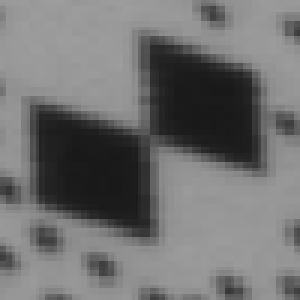
%> input picture XML_Files/temp/136.PNG, 100 x 100 px (shown 3 times larger)
$ octave detectcorners.m   (GNU Octave 9; MATLAB toolbox functions it lacks are replaced by stand-ins)
%> lines starting %> are read from the running program, lines starting %| are printed output that depends on the picture
%> further down, image is the input picture: size 100x100x3 uint8; min 24, max 157, mean 112.5
### functions/Xcorner_estimator.m
function [xcornerguess,ycornerguess] = Xcorner_estimator(image)
%XCORNER_ESTIMATOR Summary of this function goes here
%   Detailed explanation goes here
% I=im2double(imadjust(rgb2gray(image)));
% I=im2double(imadjust(rgb2gray(image)));
I=im2double(imadjust(image));
sigma=5;
x=-30:0.5:30;
y=x;
[X,Y]=meshgrid(x,y);

Ic=(medfilt2(I));
figure, imshow(Ic);

g = 1/(2*pi*sigma^2).*exp((-(X.^2+Y.^2)./(2*sigma^2)));
g_x = -X./(2*pi*sigma^4).*exp((-(X.^2+Y.^2)./(2*sigma^2)));
g_y = -Y./(2*pi*sigma^4).*exp((-(X.^2+Y.^2)./(2*sigma^2)));
g_xx = (-1/(2*pi*sigma^4) + X.^2./(2*pi*sigma^6)).*exp((-(X.^2+Y.^2)./(2*sigma^2)));
g_yy = (-1/(2*pi*sigma^4) + Y.^2./(2*pi*sigma^6)).*exp((-(X.^2+Y.^2)./(2*sigma^2)));
g_xy = X.*Y./(2*pi*sigma^6).*exp((-(X.^2+Y.^2)./(2*sigma^2)));

ry = conv2(Ic,g_y,'same');
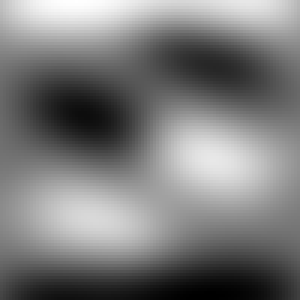
%> ry: size 100x100 double (shown 3 times larger); min -0.293, max 0.309, mean -0.00209; drawn with min black and max white
ryy = conv2(Ic,g_yy,'same');
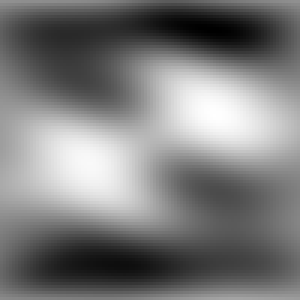
%> ryy: size 100x100 double (shown 3 times larger); min -0.0599, max 0.0427, mean -0.01; drawn with min black and max white
rx = conv2(Ic,g_x,'same');
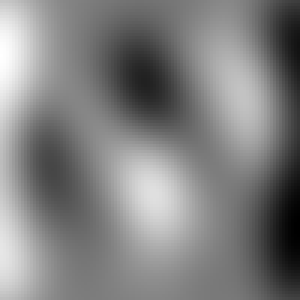
%> rx: size 100x100 double (shown 3 times larger); min -0.293, max 0.292, mean 0.00087; drawn with min black and max white
rxx = conv2(Ic,g_xx,'same');
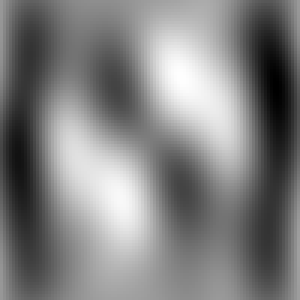
%> rxx: size 100x100 double (shown 3 times larger); min -0.053, max 0.0348, mean -0.00875; drawn with min black and max white
ryx = conv2(Ic,g_xy,'same');
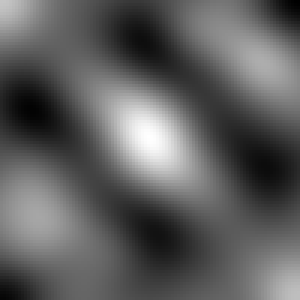
%> ryx: size 100x100 double (shown 3 times larger); min -0.0227, max 0.0387, mean 1.04e-05; drawn with min black and max white
S = (rxx.*ryy)-(ryx.^2);
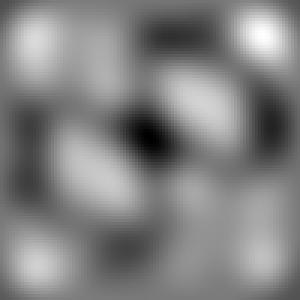
%> S: size 100x100 double (shown 3 times larger); min -0.00164, max 0.00173, mean 8.46e-05; drawn with min black and max white
t = (ry.*ryx-rx.*ryy)./S;
s = (rx.*ryx-ry.*rxx)./S;

[value,valueindex]=min(S);
%> value = 100 values, max -9.21e-05 at index 26, min -0.00164 at index 50, mean -0.000706; valueindex = 100 values, max 100 at index 99, min 1 at index 1, mean 45.33
[value2,value2index]=min(value);
%> value2 = -0.00164; value2index = 50
sizeI=size(S);
%> sizeI = [100 100]

for i=1:sizeI(1,1)
    if(S(i,value2index)==value2)
        location=i;
        break;
    end
end

position=[location,value2index];
%> position = [46 50]
subS= s(position(1,1),position(1,2));
%> subS = 0.219
subT=t(position(1,1),position(1,2));
%> subT = 0.273
xcornerguess=position(1,2)+subS;
%> xcornerguess = 50.22
ycornerguess=position(1,1)+subT;
%> ycornerguess = 46.27

end

### scripts/detectcorners.m
clear;
clc;
%     folderPath='D:\Markers\Positive\';
%     fileType=fullfile(folderPath,'*.PNG');
%     n=length(dir(fileType));
filePath='E:\GAC_Files\Positive\136.PNG';
image=imread(filePath);
[xcornerguess,ycornerguess]=Xcorner_estimator(imadjust(rgb2gray(image)));
%> xcornerguess = 50.22; ycornerguess = 46.27
% figure, imshow(image);
hold on;
plot(xcornerguess,ycornerguess,'r*');
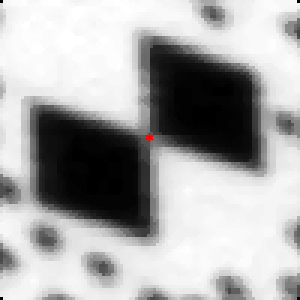
%> figure redrawn from the program's plot data; shown 3 times larger

$ run again, with XML_Files/temp/101.PNG copied over XML_Files/temp/136.PNG
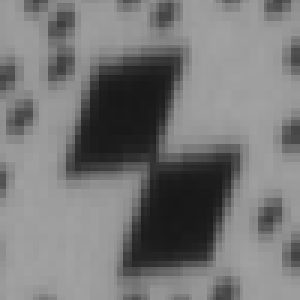
%> input picture XML_Files/temp/101.PNG, 100 x 100 px (shown 3 times larger)
%> image is the input picture: size 100x100x3 uint8; min 23, max 162, mean 119.7
%> in Xcorner_estimator, `s = (rx.*ryx-ry.*rxx)./S;`:
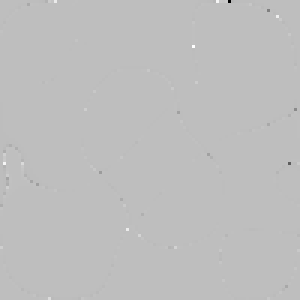
%> s: size 100x100 double (shown 3 times larger); min -22109, max 7505.9, mean -2; drawn with min black and max white
%> value = 100 values, max -0.000181 at index 74, min -0.00134 at index 51, mean -0.00059; valueindex = 100 values, max 100 at index 1, min 1 at index 92, mean 57.16
%> value2 = -0.00134; value2index = 51
%> position = [55 51]
%> subS = -0.115
%> subT = 0.198
%> in Xcorner_estimator, `xcornerguess=position(1,2)+subS;`: xcornerguess = 50.88
%> in Xcorner_estimator, `ycornerguess=position(1,1)+subT;`: ycornerguess = 55.2
%> `[xcornerguess,ycornerguess]=Xcorner_estimator(imadjust(rgb2gray(image)..`: xcornerguess = 50.88; ycornerguess = 55.2
%> `plot(xcornerguess,ycornerguess,'r*');`:
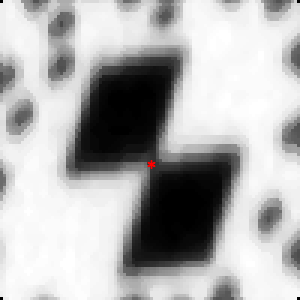
%> figure redrawn from the program's plot data; shown 3 times larger

$ run again, with XML_Files/temp/11.PNG copied over XML_Files/temp/136.PNG
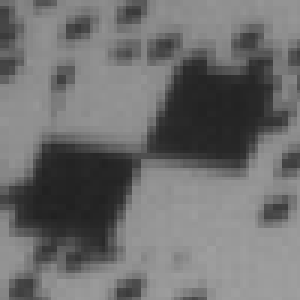
%> input picture XML_Files/temp/11.PNG, 100 x 100 px (shown 3 times larger)
%> image is the input picture: size 100x100x3 uint8; min 32, max 159, mean 110.7
%> value = 100 values, max -0.000112 at index 73, min -0.00176 at index 48, mean -0.000639; valueindex = 100 values, max 100 at index 97, min 19 at index 59, mean 57.62
%> value2 = -0.00176; value2index = 48
%> position = [52 48]
%> subS = -0.178
%> subT = 0.126
%> in Xcorner_estimator, `xcornerguess=position(1,2)+subS;`: xcornerguess = 47.82
%> in Xcorner_estimator, `ycornerguess=position(1,1)+subT;`: ycornerguess = 52.13
%> `[xcornerguess,ycornerguess]=Xcorner_estimator(imadjust(rgb2gray(image)..`: xcornerguess = 47.82; ycornerguess = 52.13
%> `plot(xcornerguess,ycornerguess,'r*');`:
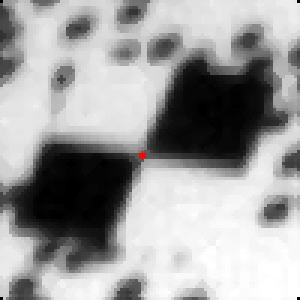
%> figure redrawn from the program's plot data; shown 3 times larger
